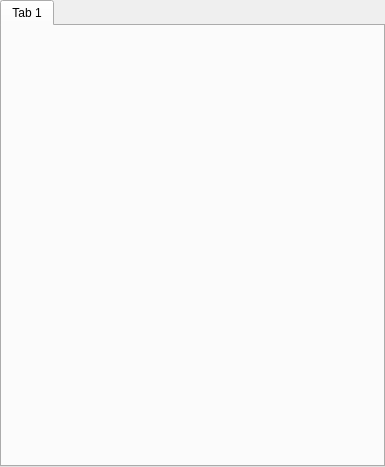
<ui version="4.0" >
 <author></author>
 <comment></comment>
 <exportmacro></exportmacro>
 <class>ChatWindow</class>
 <widget class="QWidget" name="ChatWindow" >
  <property name="geometry" >
   <rect>
    <x>0</x>
    <y>0</y>
    <width>385</width>
    <height>467</height>
   </rect>
  </property>
  <property name="windowTitle" >
   <string>Form</string>
  </property>
  <layout class="QGridLayout" >
   <property name="margin" >
    <number>0</number>
   </property>
   <property name="spacing" >
    <number>0</number>
   </property>
   <item row="0" column="0" >
    <widget class="QTabWidget" name="tabWidget" >
     <property name="tabShape" >
      <enum>QTabWidget::Rounded</enum>
     </property>
     <widget class="QWidget" name="tab" >
      <attribute name="title" >
       <string>Tab 1</string>
      </attribute>
     </widget>
    </widget>
   </item>
  </layout>
 </widget>
 <pixmapfunction></pixmapfunction>
 <resources>
  <include location="../wengophone.qrc" />
 </resources>
 <connections/>
</ui>
